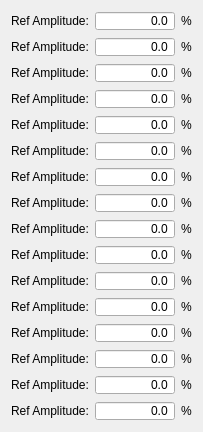
          <widget class="QWidget" name="gridLayoutWidget_4">
           <property name="geometry">
            <rect>
             <x>20</x>
             <y>320</y>
             <width>259</width>
             <height>421</height>
            </rect>
           </property>
           <layout class="QGridLayout" name="gridLayout_2">
            <property name="sizeConstraint">
             <enum>QLayout::SetFixedSize</enum>
            </property>
            <item row="0" column="0">
             <widget class="QLabel" name="LabelSizingCure1">
              <property name="maximumSize">
               <size>
                <width>160</width>
                <height>20</height>
               </size>
              </property>
              <property name="text">
               <string>Ref Amplitude:</string>
              </property>
             </widget>
            </item>
            <item row="0" column="1">
             <widget class="QDoubleSpinBox" name="ValueSizingCurve1">
              <property name="sizePolicy">
               <sizepolicy hsizetype="Fixed" vsizetype="Fixed">
                <horstretch>0</horstretch>
                <verstretch>0</verstretch>
               </sizepolicy>
              </property>
              <property name="minimumSize">
               <size>
                <width>80</width>
                <height>20</height>
               </size>
              </property>
              <property name="maximumSize">
               <size>
                <width>100</width>
                <height>20</height>
               </size>
              </property>
              <property name="alignment">
               <set>Qt::AlignRight|Qt::AlignTrailing|Qt::AlignVCenter</set>
              </property>
              <property name="buttonSymbols">
               <enum>QAbstractSpinBox::NoButtons</enum>
              </property>
              <property name="decimals">
               <number>1</number>
              </property>
             </widget>
            </item>
            <item row="0" column="2">
             <widget class="QLabel" name="LabelSizingCureUnit1">
              <property name="maximumSize">
               <size>
                <width>60</width>
                <height>20</height>
               </size>
              </property>
              <property name="text">
               <string>%</string>
              </property>
             </widget>
            </item>
            <item row="1" column="0">
             <widget class="QLabel" name="LabelSizingCure2">
              <property name="maximumSize">
               <size>
                <width>160</width>
                <height>20</height>
               </size>
              </property>
              <property name="text">
               <string>Ref Amplitude:</string>
              </property>
             </widget>
            </item>
            <item row="1" column="1">
             <widget class="QDoubleSpinBox" name="ValueSizingCurve2">
              <property name="sizePolicy">
               <sizepolicy hsizetype="Fixed" vsizetype="Fixed">
                <horstretch>0</horstretch>
                <verstretch>0</verstretch>
               </sizepolicy>
              </property>
              <property name="minimumSize">
               <size>
                <width>80</width>
                <height>20</height>
               </size>
              </property>
              <property name="maximumSize">
               <size>
                <width>60</width>
                <height>20</height>
               </size>
              </property>
              <property name="alignment">
               <set>Qt::AlignRight|Qt::AlignTrailing|Qt::AlignVCenter</set>
              </property>
              <property name="buttonSymbols">
               <enum>QAbstractSpinBox::NoButtons</enum>
              </property>
              <property name="decimals">
               <number>1</number>
              </property>
             </widget>
            </item>
            <item row="1" column="2">
             <widget class="QLabel" name="LabelSizingCureUnit2">
              <property name="maximumSize">
               <size>
                <width>16777215</width>
                <height>20</height>
               </size>
              </property>
              <property name="text">
               <string>%</string>
              </property>
             </widget>
            </item>
            <item row="3" column="0">
             <widget class="QLabel" name="LabelSizingCure4">
              <property name="maximumSize">
               <size>
                <width>160</width>
                <height>16777215</height>
               </size>
              </property>
              <property name="text">
               <string>Ref Amplitude:</string>
              </property>
             </widget>
            </item>
            <item row="4" column="0">
             <widget class="QLabel" name="LabelSizingCure5">
              <property name="maximumSize">
               <size>
                <width>160</width>
                <height>16777215</height>
               </size>
              </property>
              <property name="text">
               <string>Ref Amplitude:</string>
              </property>
             </widget>
            </item>
            <item row="5" column="0">
             <widget class="QLabel" name="LabelSizingCure6">
              <property name="maximumSize">
               <size>
                <width>160</width>
                <height>16777215</height>
               </size>
              </property>
              <property name="text">
               <string>Ref Amplitude:</string>
              </property>
             </widget>
            </item>
            <item row="2" column="1">
             <widget class="QDoubleSpinBox" name="ValueSizingCurve3">
              <property name="sizePolicy">
               <sizepolicy hsizetype="Fixed" vsizetype="Fixed">
                <horstretch>0</horstretch>
                <verstretch>0</verstretch>
               </sizepolicy>
              </property>
              <property name="minimumSize">
               <size>
                <width>80</width>
                <height>20</height>
               </size>
              </property>
              <property name="maximumSize">
               <size>
                <width>1</width>
                <height>20</height>
               </size>
              </property>
              <property name="alignment">
               <set>Qt::AlignRight|Qt::AlignTrailing|Qt::AlignVCenter</set>
              </property>
              <property name="buttonSymbols">
               <enum>QAbstractSpinBox::NoButtons</enum>
              </property>
              <property name="decimals">
               <number>1</number>
              </property>
             </widget>
            </item>
            <item row="3" column="1">
             <widget class="QDoubleSpinBox" name="ValueSizingCurve4">
              <property name="sizePolicy">
               <sizepolicy hsizetype="Fixed" vsizetype="Fixed">
                <horstretch>0</horstretch>
                <verstretch>0</verstretch>
               </sizepolicy>
              </property>
              <property name="minimumSize">
               <size>
                <width>80</width>
                <height>20</height>
               </size>
              </property>
              <property name="maximumSize">
               <size>
                <width>60</width>
                <height>20</height>
               </size>
              </property>
              <property name="alignment">
               <set>Qt::AlignRight|Qt::AlignTrailing|Qt::AlignVCenter</set>
              </property>
              <property name="buttonSymbols">
               <enum>QAbstractSpinBox::NoButtons</enum>
              </property>
              <property name="decimals">
               <number>1</number>
              </property>
             </widget>
            </item>
            <item row="4" column="1">
             <widget class="QDoubleSpinBox" name="ValueSizingCurve5">
              <property name="sizePolicy">
               <sizepolicy hsizetype="Fixed" vsizetype="Fixed">
                <horstretch>0</horstretch>
                <verstretch>0</verstretch>
               </sizepolicy>
              </property>
              <property name="minimumSize">
               <size>
                <width>80</width>
                <height>20</height>
               </size>
              </property>
              <property name="maximumSize">
               <size>
                <width>60</width>
                <height>20</height>
               </size>
              </property>
              <property name="alignment">
               <set>Qt::AlignRight|Qt::AlignTrailing|Qt::AlignVCenter</set>
              </property>
              <property name="buttonSymbols">
               <enum>QAbstractSpinBox::NoButtons</enum>
              </property>
              <property name="decimals">
               <number>1</number>
              </property>
             </widget>
            </item>
            <item row="5" column="1">
             <widget class="QDoubleSpinBox" name="ValueSizingCurve6">
              <property name="sizePolicy">
               <sizepolicy hsizetype="Fixed" vsizetype="Fixed">
                <horstretch>0</horstretch>
                <verstretch>0</verstretch>
               </sizepolicy>
              </property>
              <property name="minimumSize">
               <size>
                <width>80</width>
                <height>20</height>
               </size>
              </property>
              <property name="maximumSize">
               <size>
                <width>60</width>
                <height>20</height>
               </size>
              </property>
              <property name="alignment">
               <set>Qt::AlignRight|Qt::AlignTrailing|Qt::AlignVCenter</set>
              </property>
              <property name="buttonSymbols">
               <enum>QAbstractSpinBox::NoButtons</enum>
              </property>
              <property name="decimals">
               <number>1</number>
              </property>
             </widget>
            </item>
            <item row="2" column="2">
             <widget class="QLabel" name="LabelSizingCureUnit3">
              <property name="text">
               <string>%</string>
              </property>
             </widget>
            </item>
            <item row="3" column="2">
             <widget class="QLabel" name="LabelSizingCureUnit4">
              <property name="text">
               <string>%</string>
              </property>
             </widget>
            </item>
            <item row="4" column="2">
             <widget class="QLabel" name="LabelSizingCureUnit5">
              <property name="text">
               <string>%</string>
              </property>
             </widget>
            </item>
            <item row="5" column="2">
             <widget class="QLabel" name="LabelSizingCureUnit6">
              <property name="text">
               <string>%</string>
              </property>
             </widget>
            </item>
            <item row="2" column="0">
             <widget class="QLabel" name="LabelSizingCure3">
              <property name="maximumSize">
               <size>
                <width>160</width>
                <height>16777215</height>
               </size>
              </property>
              <property name="text">
               <string>Ref Amplitude:</string>
              </property>
             </widget>
            </item>
            <item row="6" column="0">
             <widget class="QLabel" name="LabelSizingCure7">
              <property name="maximumSize">
               <size>
                <width>160</width>
                <height>16777215</height>
               </size>
              </property>
              <property name="text">
               <string>Ref Amplitude:</string>
              </property>
             </widget>
            </item>
            <item row="7" column="0">
             <widget class="QLabel" name="LabelSizingCure8">
              <property name="maximumSize">
               <size>
                <width>160</width>
                <height>16777215</height>
               </size>
              </property>
              <property name="text">
               <string>Ref Amplitude:</string>
              </property>
             </widget>
            </item>
            <item row="8" column="0">
             <widget class="QLabel" name="LabelSizingCure9">
              <property name="maximumSize">
               <size>
                <width>160</width>
                <height>16777215</height>
               </size>
              </property>
              <property name="text">
               <string>Ref Amplitude:</string>
              </property>
             </widget>
            </item>
            <item row="9" column="0">
             <widget class="QLabel" name="LabelSizingCure10">
              <property name="maximumSize">
               <size>
                <width>160</width>
                <height>16777215</height>
               </size>
              </property>
              <property name="text">
               <string>Ref Amplitude:</string>
              </property>
             </widget>
            </item>
            <item row="10" column="0">
             <widget class="QLabel" name="LabelSizingCure11">
              <property name="maximumSize">
               <size>
                <width>160</width>
                <height>16777215</height>
               </size>
              </property>
              <property name="text">
               <string>Ref Amplitude:</string>
              </property>
             </widget>
            </item>
            <item row="11" column="0">
             <widget class="QLabel" name="LabelSizingCure12">
              <property name="maximumSize">
               <size>
                <width>160</width>
                <height>16777215</height>
               </size>
              </property>
              <property name="text">
               <string>Ref Amplitude:</string>
              </property>
             </widget>
            </item>
            <item row="12" column="0">
             <widget class="QLabel" name="LabelSizingCure13">
              <property name="maximumSize">
               <size>
                <width>160</width>
                <height>16777215</height>
               </size>
              </property>
              <property name="text">
               <string>Ref Amplitude:</string>
              </property>
             </widget>
            </item>
            <item row="13" column="0">
             <widget class="QLabel" name="LabelSizingCure14">
              <property name="maximumSize">
               <size>
                <width>160</width>
                <height>16777215</height>
               </size>
              </property>
              <property name="text">
               <string>Ref Amplitude:</string>
              </property>
             </widget>
            </item>
            <item row="14" column="0">
             <widget class="QLabel" name="LabelSizingCure15">
              <property name="maximumSize">
               <size>
                <width>160</width>
                <height>16777215</height>
               </size>
              </property>
              <property name="text">
               <string>Ref Amplitude:</string>
              </property>
             </widget>
            </item>
            <item row="15" column="0">
             <widget class="QLabel" name="LabelSizingCure16">
              <property name="maximumSize">
               <size>
                <width>160</width>
                <height>16777215</height>
               </size>
              </property>
              <property name="text">
               <string>Ref Amplitude:</string>
              </property>
             </widget>
            </item>
            <item row="6" column="1">
             <widget class="QDoubleSpinBox" name="ValueSizingCurve7">
              <property name="sizePolicy">
               <sizepolicy hsizetype="Fixed" vsizetype="Fixed">
                <horstretch>0</horstretch>
                <verstretch>0</verstretch>
               </sizepolicy>
              </property>
              <property name="minimumSize">
               <size>
                <width>80</width>
                <height>20</height>
               </size>
              </property>
              <property name="maximumSize">
               <size>
                <width>60</width>
                <height>20</height>
               </size>
              </property>
              <property name="alignment">
               <set>Qt::AlignRight|Qt::AlignTrailing|Qt::AlignVCenter</set>
              </property>
              <property name="buttonSymbols">
               <enum>QAbstractSpinBox::NoButtons</enum>
              </property>
              <property name="decimals">
               <number>1</number>
              </property>
             </widget>
            </item>
            <item row="7" column="1">
             <widget class="QDoubleSpinBox" name="ValueSizingCurve8">
              <property name="sizePolicy">
               <sizepolicy hsizetype="Fixed" vsizetype="Fixed">
                <horstretch>0</horstretch>
                <verstretch>0</verstretch>
               </sizepolicy>
              </property>
              <property name="minimumSize">
               <size>
                <width>80</width>
                <height>20</height>
               </size>
              </property>
              <property name="maximumSize">
               <size>
                <width>60</width>
                <height>20</height>
               </size>
              </property>
              <property name="alignment">
               <set>Qt::AlignRight|Qt::AlignTrailing|Qt::AlignVCenter</set>
              </property>
              <property name="buttonSymbols">
               <enum>QAbstractSpinBox::NoButtons</enum>
              </property>
              <property name="decimals">
               <number>1</number>
              </property>
             </widget>
            </item>
            <item row="8" column="1">
             <widget class="QDoubleSpinBox" name="ValueSizingCurve9">
              <property name="sizePolicy">
               <sizepolicy hsizetype="Fixed" vsizetype="Fixed">
                <horstretch>0</horstretch>
                <verstretch>0</verstretch>
               </sizepolicy>
              </property>
              <property name="minimumSize">
               <size>
                <width>80</width>
                <height>20</height>
               </size>
              </property>
              <property name="maximumSize">
               <size>
                <width>60</width>
                <height>20</height>
               </size>
              </property>
              <property name="alignment">
               <set>Qt::AlignRight|Qt::AlignTrailing|Qt::AlignVCenter</set>
              </property>
              <property name="buttonSymbols">
               <enum>QAbstractSpinBox::NoButtons</enum>
              </property>
              <property name="decimals">
               <number>1</number>
              </property>
             </widget>
            </item>
            <item row="9" column="1">
             <widget class="QDoubleSpinBox" name="ValueSizingCurve10">
              <property name="sizePolicy">
               <sizepolicy hsizetype="Fixed" vsizetype="Fixed">
                <horstretch>0</horstretch>
                <verstretch>0</verstretch>
               </sizepolicy>
              </property>
              <property name="minimumSize">
               <size>
                <width>80</width>
                <height>20</height>
               </size>
              </property>
              <property name="maximumSize">
               <size>
                <width>60</width>
                <height>20</height>
               </size>
              </property>
              <property name="alignment">
               <set>Qt::AlignRight|Qt::AlignTrailing|Qt::AlignVCenter</set>
              </property>
              <property name="buttonSymbols">
               <enum>QAbstractSpinBox::NoButtons</enum>
              </property>
              <property name="decimals">
               <number>1</number>
              </property>
             </widget>
            </item>
            <item row="10" column="1">
             <widget class="QDoubleSpinBox" name="ValueSizingCurve11">
              <property name="sizePolicy">
               <sizepolicy hsizetype="Fixed" vsizetype="Fixed">
                <horstretch>0</horstretch>
                <verstretch>0</verstretch>
               </sizepolicy>
              </property>
              <property name="minimumSize">
               <size>
                <width>80</width>
                <height>20</height>
               </size>
              </property>
              <property name="maximumSize">
               <size>
                <width>60</width>
                <height>20</height>
               </size>
              </property>
              <property name="alignment">
               <set>Qt::AlignRight|Qt::AlignTrailing|Qt::AlignVCenter</set>
              </property>
              <property name="buttonSymbols">
               <enum>QAbstractSpinBox::NoButtons</enum>
              </property>
              <property name="decimals">
               <number>1</number>
              </property>
             </widget>
            </item>
            <item row="11" column="1">
             <widget class="QDoubleSpinBox" name="ValueSizingCurve12">
              <property name="sizePolicy">
               <sizepolicy hsizetype="Fixed" vsizetype="Fixed">
                <horstretch>0</horstretch>
                <verstretch>0</verstretch>
               </sizepolicy>
              </property>
              <property name="minimumSize">
               <size>
                <width>80</width>
                <height>20</height>
               </size>
              </property>
              <property name="maximumSize">
               <size>
                <width>60</width>
                <height>20</height>
               </size>
              </property>
              <property name="alignment">
               <set>Qt::AlignRight|Qt::AlignTrailing|Qt::AlignVCenter</set>
              </property>
              <property name="buttonSymbols">
               <enum>QAbstractSpinBox::NoButtons</enum>
              </property>
              <property name="decimals">
               <number>1</number>
              </property>
             </widget>
            </item>
            <item row="12" column="1">
             <widget class="QDoubleSpinBox" name="ValueSizingCurve13">
              <property name="sizePolicy">
               <sizepolicy hsizetype="Fixed" vsizetype="Fixed">
                <horstretch>0</horstretch>
                <verstretch>0</verstretch>
               </sizepolicy>
              </property>
              <property name="minimumSize">
               <size>
                <width>80</width>
                <height>20</height>
               </size>
              </property>
              <property name="maximumSize">
               <size>
                <width>60</width>
                <height>20</height>
               </size>
              </property>
              <property name="alignment">
               <set>Qt::AlignRight|Qt::AlignTrailing|Qt::AlignVCenter</set>
              </property>
              <property name="buttonSymbols">
               <enum>QAbstractSpinBox::NoButtons</enum>
              </property>
              <property name="decimals">
               <number>1</number>
              </property>
             </widget>
            </item>
            <item row="13" column="1">
             <widget class="QDoubleSpinBox" name="ValueSizingCurve14">
              <property name="sizePolicy">
               <sizepolicy hsizetype="Fixed" vsizetype="Fixed">
                <horstretch>0</horstretch>
                <verstretch>0</verstretch>
               </sizepolicy>
              </property>
              <property name="minimumSize">
               <size>
                <width>80</width>
                <height>20</height>
               </size>
              </property>
              <property name="maximumSize">
               <size>
                <width>60</width>
                <height>20</height>
               </size>
              </property>
              <property name="alignment">
               <set>Qt::AlignRight|Qt::AlignTrailing|Qt::AlignVCenter</set>
              </property>
              <property name="buttonSymbols">
               <enum>QAbstractSpinBox::NoButtons</enum>
              </property>
              <property name="decimals">
               <number>1</number>
              </property>
             </widget>
            </item>
            <item row="14" column="1">
             <widget class="QDoubleSpinBox" name="ValueSizingCurve15">
              <property name="sizePolicy">
               <sizepolicy hsizetype="Fixed" vsizetype="Fixed">
                <horstretch>0</horstretch>
                <verstretch>0</verstretch>
               </sizepolicy>
              </property>
              <property name="minimumSize">
               <size>
                <width>80</width>
                <height>20</height>
               </size>
              </property>
              <property name="maximumSize">
               <size>
                <width>60</width>
                <height>20</height>
               </size>
              </property>
              <property name="alignment">
               <set>Qt::AlignRight|Qt::AlignTrailing|Qt::AlignVCenter</set>
              </property>
              <property name="buttonSymbols">
               <enum>QAbstractSpinBox::NoButtons</enum>
              </property>
              <property name="decimals">
               <number>1</number>
              </property>
             </widget>
            </item>
            <item row="15" column="1">
             <widget class="QDoubleSpinBox" name="ValueSizingCurve16">
              <property name="sizePolicy">
               <sizepolicy hsizetype="Fixed" vsizetype="Fixed">
                <horstretch>0</horstretch>
                <verstretch>0</verstretch>
               </sizepolicy>
              </property>
              <property name="minimumSize">
               <size>
                <width>80</width>
                <height>20</height>
               </size>
              </property>
              <property name="maximumSize">
               <size>
                <width>60</width>
                <height>20</height>
               </size>
              </property>
              <property name="alignment">
               <set>Qt::AlignRight|Qt::AlignTrailing|Qt::AlignVCenter</set>
              </property>
              <property name="buttonSymbols">
               <enum>QAbstractSpinBox::NoButtons</enum>
              </property>
              <property name="decimals">
               <number>1</number>
              </property>
             </widget>
            </item>
            <item row="6" column="2">
             <widget class="QLabel" name="LabelSizingCureUnit7">
              <property name="text">
               <string>%</string>
              </property>
             </widget>
            </item>
            <item row="7" column="2">
             <widget class="QLabel" name="LabelSizingCureUnit8">
              <property name="text">
               <string>%</string>
              </property>
             </widget>
            </item>
            <item row="8" column="2">
             <widget class="QLabel" name="LabelSizingCureUnit9">
              <property name="text">
               <string>%</string>
              </property>
             </widget>
            </item>
            <item row="9" column="2">
             <widget class="QLabel" name="LabelSizingCureUnit10">
              <property name="text">
               <string>%</string>
              </property>
             </widget>
            </item>
            <item row="10" column="2">
             <widget class="QLabel" name="LabelSizingCureUnit11">
              <property name="text">
               <string>%</string>
              </property>
             </widget>
            </item>
            <item row="11" column="2">
             <widget class="QLabel" name="LabelSizingCureUnit12">
              <property name="text">
               <string>%</string>
              </property>
             </widget>
            </item>
            <item row="12" column="2">
             <widget class="QLabel" name="LabelSizingCureUnit13">
              <property name="text">
               <string>%</string>
              </property>
             </widget>
            </item>
            <item row="13" column="2">
             <widget class="QLabel" name="LabelSizingCureUnit14">
              <property name="text">
               <string>%</string>
              </property>
             </widget>
            </item>
            <item row="14" column="2">
             <widget class="QLabel" name="LabelSizingCureUnit15">
              <property name="text">
               <string>%</string>
              </property>
             </widget>
            </item>
            <item row="15" column="2">
             <widget class="QLabel" name="LabelSizingCureUnit16">
              <property name="text">
               <string>%</string>
              </property>
             </widget>
            </item>
           </layout>
          </widget>
